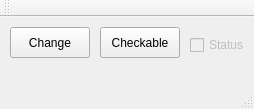
<?xml version="1.0" encoding="UTF-8"?>
<ui version="4.0">
 <class>MainWindow</class>
 <widget class="QMainWindow" name="MainWindow">
  <property name="geometry">
   <rect>
    <x>0</x>
    <y>0</y>
    <width>254</width>
    <height>109</height>
   </rect>
  </property>
  <property name="windowTitle">
   <string>MainWindow</string>
  </property>
  <widget class="QWidget" name="centralWidget">
   <widget class="QPushButton" name="pushButton_Change">
    <property name="geometry">
     <rect>
      <x>10</x>
      <y>10</y>
      <width>80</width>
      <height>31</height>
     </rect>
    </property>
    <property name="text">
     <string>Change</string>
    </property>
   </widget>
   <widget class="QPushButton" name="pushButton_Checkable">
    <property name="geometry">
     <rect>
      <x>100</x>
      <y>10</y>
      <width>80</width>
      <height>31</height>
     </rect>
    </property>
    <property name="text">
     <string>Checkable</string>
    </property>
    <property name="checkable">
     <bool>true</bool>
    </property>
   </widget>
   <widget class="QCheckBox" name="checkBox_Status">
    <property name="enabled">
     <bool>false</bool>
    </property>
    <property name="geometry">
     <rect>
      <x>190</x>
      <y>20</y>
      <width>72</width>
      <height>16</height>
     </rect>
    </property>
    <property name="text">
     <string>Status</string>
    </property>
   </widget>
  </widget>
  <widget class="QMenuBar" name="menuBar">
   <property name="geometry">
    <rect>
     <x>0</x>
     <y>0</y>
     <width>254</width>
     <height>15</height>
    </rect>
   </property>
  </widget>
  <widget class="QToolBar" name="mainToolBar">
   <attribute name="toolBarArea">
    <enum>TopToolBarArea</enum>
   </attribute>
   <attribute name="toolBarBreak">
    <bool>false</bool>
   </attribute>
  </widget>
  <widget class="QStatusBar" name="statusBar"/>
 </widget>
 <layoutdefault spacing="6" margin="11"/>
 <resources/>
 <connections/>
</ui>
